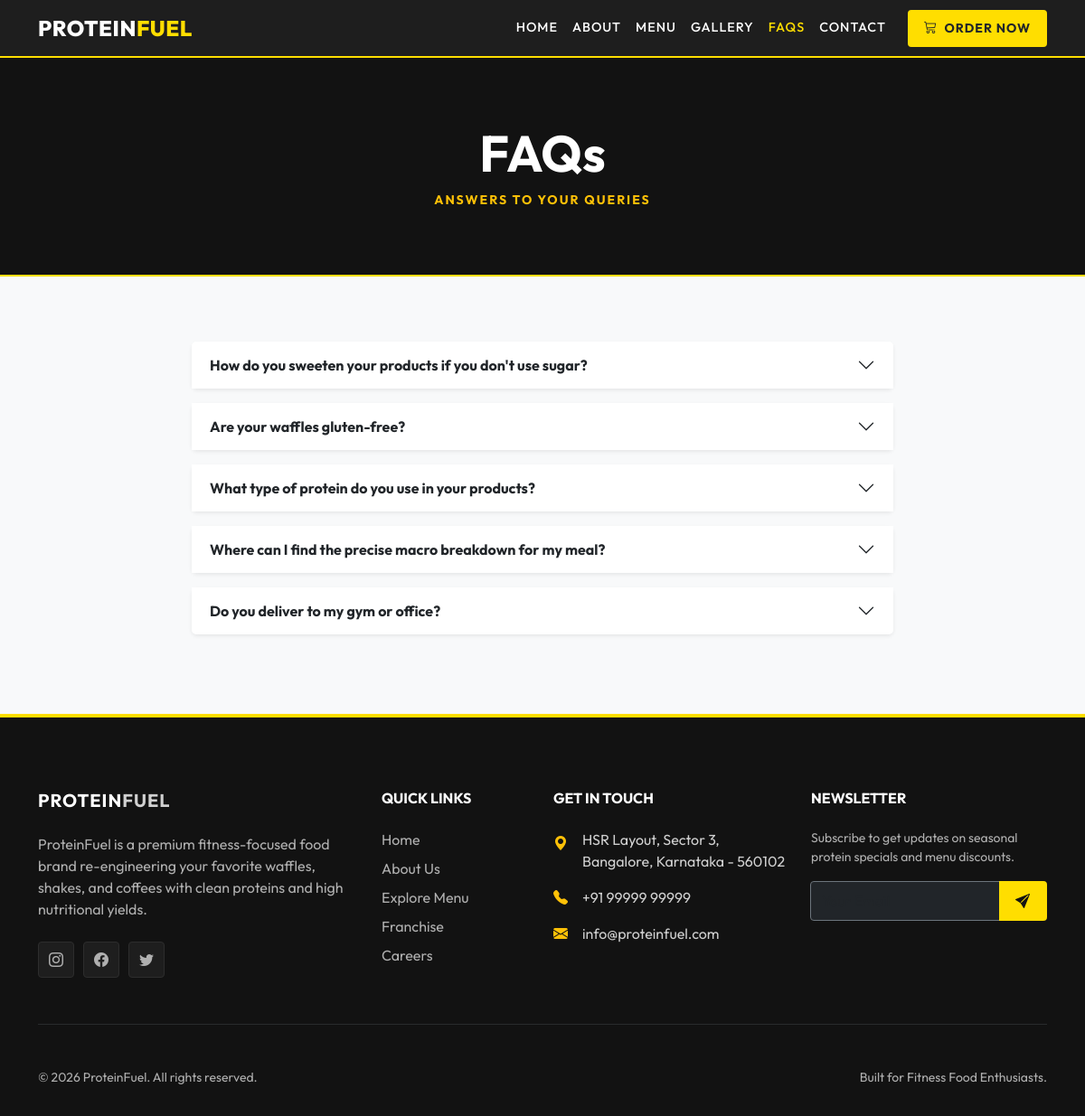
Screenshot of /faq/ with the database file from the repository.
### apps/core/models.py (models this page shows, shortened)
class TimeStampedModel(models.Model):
    created_at = models.DateTimeField(auto_now_add=True)
    updated_at = models.DateTimeField(auto_now=True)
    class Meta:
        abstract = True

class FAQ(TimeStampedModel):
    question = models.CharField(max_length=255)
    answer = models.TextField()
    is_active = models.BooleanField(default=True)
    display_order = models.PositiveIntegerField(default=0)
    class Meta:
        ordering = ['display_order', 'id']
        verbose_name = "FAQ"
        verbose_name_plural = "FAQs"

class SingletonModel(models.Model):
    class Meta:
        abstract = True
    @classmethod
    def load(cls):
        obj, created = cls.objects.get_or_create(pk=1)
        return obj

class SiteSettings(SingletonModel, TimeStampedModel):
    site_name = models.CharField(max_length=100, default="ProteinFuel")
    logo = models.ImageField(upload_to="settings/", null=True, blank=True)
    logo_dark = models.ImageField(upload_to="settings/", null=True, blank=True)
    contact_email = models.EmailField(default="info@proteinfuel.com")
    contact_phone = models.CharField(max_length=20, default="+91 99999 99999")
    contact_address = models.TextField(default="Bangalore, India")
    footer_about = models.TextField(blank=True, default="ProteinFuel sells high protein waffles, shakes, coffees, and snacks to keep you active and fueled.")
    copyright_text = models.CharField(max_length=200, default="© 2026 ProteinFuel. All rights reserved.")
    google_analytics_id = models.CharField(max_length=50, blank=True, null=True, help_text="e.g., G-XXXXXXX")
    meta_title = models.CharField(max_length=100, blank=True, null=True)
    meta_description = models.TextField(blank=True, null=True)
    robots_txt = models.TextField(blank=True, null=True, default="User-agent: *\nAllow: /")
    sitemap_xml = models.TextField(blank=True, null=True)
    class Meta:
        verbose_name = "Site Settings"
        verbose_name_plural = "Site Settings"

class SocialLink(TimeStampedModel):
    platform_name = models.CharField(max_length=50, help_text="e.g. Instagram, Facebook, Twitter")
    url = models.URLField()
    icon_name = models.CharField(max_length=50, help_text="Bootstrap icon class name, e.g. 'instagram'")
    is_active = models.BooleanField(default=True)
    display_order = models.PositiveIntegerField(default=0)
    class Meta:
        ordering = ['display_order', 'id']

### apps/core/views.py (the view)
# urls.py: path('faq/', FAQListView.as_view(), name='faq'),
class FAQListView(TemplateView):
    template_name = 'core/faq.html'
    def get_context_data(self, **kwargs):
        context = super().get_context_data(**kwargs)
        context['faqs'] = FAQ.objects.filter(is_active=True)
        return context

### apps/core/context_processors.py (called while the page is built)
def global_site_settings(request):
    settings = SiteSettings.load()
    social_links = SocialLink.objects.filter(is_active=True)
    header_categories = Category.objects.filter(is_active=True)[:6]
    return {
        'site_settings': settings,
        'social_links': social_links,
        'header_categories': header_categories,
    }

### templates/core/faq.html (shortened to what this page needs)
{% extends 'base.html' %}
{% block content %}
    <section class="section-dark py-5 bg-dark text-center" style="border-bottom: 2px solid var(--primary-yellow);">
        <div class="container py-4">
            <h1 class="display-4 fw-bold text-white mb-2">FAQs</h1>
            <p class="text-warning mb-0 text-uppercase fw-bold small" style="letter-spacing: 2px;">Answers to Your Queries</p>
        </div>
    </section>
    <section class="py-5">
        <div class="container py-4" style="max-width: 800px;">
            <div class="accordion" id="faqAccordionPage">
                {% for faq in faqs %}
                <div class="accordion-item mb-3 border-0 rounded shadow-sm">
                    <h2 class="accordion-header" id="headingPage{{ faq.id }}">
                        <button class="accordion-button collapsed fw-bold text-dark bg-white" type="button" data-bs-toggle="collapse" data-bs-target="#collapsePage{{ faq.id }}" aria-expanded="false" aria-controls="collapsePage{{ faq.id }}">
                            {{ faq.question }}
                        </button>
                    </h2>
                </div>
                {% empty %}
                <div class="col-12 text-center py-5">
                    <p class="text-muted">No FAQs found. Add some questions in the admin dashboard.</p>
                </div>
                {% endfor %}
            </div>
        </div>
    </section>
{% endblock %}

### templates/base.html (shortened to what this page needs)
{% load static %}
<!DOCTYPE html>
<html lang="en">
<head>
    <link href="https://cdn.jsdelivr.net/npm/bootstrap@5.3.0/dist/css/bootstrap.min.css" rel="stylesheet">
    <link rel="stylesheet" href="https://cdn.jsdelivr.net/npm/bootstrap-icons@1.10.5/font/bootstrap-icons.css">
    <link rel="stylesheet" href="{% static 'css/style.css' %}">
</head>
<body>
    <nav class="navbar navbar-expand-lg navbar-dark navbar-custom sticky-top">
        <div class="container">
            <a class="navbar-brand" href="{% url 'core:home' %}">
                {% if site_settings.logo %}
                    <img src="{{ site_settings.logo.url }}" alt="{{ site_settings.site_name }}" height="40">
                {% else %}
                    PROTEIN<span>FUEL</span>
                {% endif %}
            </a>
            <div class="collapse navbar-collapse" id="navbarNav">
                <ul class="navbar-nav ms-auto align-items-lg-center">
                    <li class="nav-item">
                        <a class="nav-link {% if request.resolver_match.url_name == 'home' %}active{% endif %}" href="{% url 'core:home' %}">Home</a>
                    </li>
                    <li class="nav-item">
                        <a class="nav-link {% if request.resolver_match.url_name == 'about' %}active{% endif %}" href="{% url 'core:about' %}">About</a>
                    </li>
                    <li class="nav-item">
                        <a class="nav-link {% if request.resolver_match.app_name == 'catalog' %}active{% endif %}" href="{% url 'catalog:product_list' %}">Menu</a>
                    </li>
                    <li class="nav-item">
                        <a class="nav-link {% if request.resolver_match.url_name == 'gallery' %}active{% endif %}" href="{% url 'core:gallery' %}">Gallery</a>
                    </li>
                    <li class="nav-item">
                        <a class="nav-link {% if request.resolver_match.url_name == 'faq' %}active{% endif %}" href="{% url 'core:faq' %}">FAQs</a>
                    </li>
                    <li class="nav-item">
                        <a class="nav-link {% if request.resolver_match.url_name == 'contact' %}active{% endif %}" href="{% url 'core:contact' %}">Contact</a>
                    </li>
                    <li class="nav-item ms-lg-3 mt-2 mt-lg-0">
                        <a class="btn btn-yellow btn-sm py-2 px-3 text-dark font-weight-bold" href="{% url 'catalog:product_list' %}">
                            <i class="bi bi-cart3 me-1"></i> Order Now
                        </a>
                    </li>
                </ul>
            </div>
        </div>
    </nav>
    <main>
        {% block content %}{% endblock %}
    </main>
    <footer class="footer-custom">
        <div class="container">
            <div class="row g-4">
                <div class="col-lg-4 col-md-6">
                    <h5 class="text-uppercase fw-bold mb-4" style="letter-spacing: 1px;">
                        PROTEIN<span style="color: var(--primary-yellow);">FUEL</span>
                    </h5>
                    <p class="text-muted mb-4">
                        {{ site_settings.footer_about }}
                    </p>
                    <div class="d-flex">
                        {% for link in social_links %}
                        <a href="{{ link.url }}" class="footer-social-icon" target="_blank" title="{{ link.platform_name }}">
                            <i class="bi bi-{{ link.icon_name }}"></i>
                        </a>
                        {% endfor %}
                    </div>
                </div>
                <div class="col-lg-2 col-md-6 ms-lg-auto">
                    <h6 class="text-uppercase fw-bold mb-4">Quick Links</h6>
                    <ul class="list-unstyled">
                        <li class="mb-2"><a href="{% url 'core:home' %}">Home</a></li>
                        <li class="mb-2"><a href="{% url 'core:about' %}">About Us</a></li>
                        <li class="mb-2"><a href="{% url 'catalog:product_list' %}">Explore Menu</a></li>
                        <li class="mb-2"><a href="{% url 'core:franchise' %}">Franchise</a></li>
                        <li class="mb-2"><a href="{% url 'core:careers' %}">Careers</a></li>
                    </ul>
                </div>
                <div class="col-lg-3 col-md-6">
                    <h6 class="text-uppercase fw-bold mb-4">Get In Touch</h6>
                    <ul class="list-unstyled text-muted">
                        <li class="mb-3 d-flex align-items-start">
                            <i class="bi bi-geo-alt-fill text-warning me-3 mt-1"></i>
                            <span>{{ site_settings.contact_address }}</span>
                        </li>
                        <li class="mb-3 d-flex align-items-center">
                            <i class="bi bi-telephone-fill text-warning me-3"></i>
                            <span>{{ site_settings.contact_phone }}</span>
                        </li>
                        <li class="mb-3 d-flex align-items-center">
                            <i class="bi bi-envelope-fill text-warning me-3"></i>
                            <span>{{ site_settings.contact_email }}</span>
                        </li>
                    </ul>
                </div>
                <div class="col-lg-3 col-md-6">
                    <h6 class="text-uppercase fw-bold mb-4">Newsletter</h6>
                    <p class="text-muted small mb-3">Subscribe to get updates on seasonal protein specials and menu discounts.</p>
                    <form id="newsletter-form" class="input-group">
                        <input type="email" name="email" class="form-control bg-dark border-secondary text-white" placeholder="Your Email" required style="border-radius: 4px 0 0 4px;">
                        <button type="submit" class="btn btn-yellow" style="border-radius: 0 4px 4px 0; padding: 0.5rem 1rem;">
                            <i class="bi bi-send-fill"></i>
                        </button>
                    </form>
                </div>
            </div>
            <hr class="my-5 border-secondary">
            <div class="row align-items-center">
                <div class="col-md-6 text-center text-md-start text-muted small">
                    {{ site_settings.copyright_text }}
                </div>
                <div class="col-md-6 text-center text-md-end text-muted small mt-2 mt-md-0">
                    Built for Fitness Food Enthusiasts.
                </div>
            </div>
        </div>
    </footer>
</body>
</html>

### static/css/style.css (style rules this page uses)
:root { --primary-yellow: #FFDE00; --primary-yellow-hover: #E5C700; --dark-bg: #121212; --dark-card: #1E1E1E; --dark-border: #2D2D2D; --text-muted: #A0A0A0; --light-bg: #F8F9FA; --light-card: #FFFFFF; --light-border: #E5E5E5; --font-outfit: 'Outfit', sans-serif; --transition-smooth: all 0.3s cubic-bezier(0.4, 0, 0.2, 1); }
body { font-family: var(--font-outfit); background-color: var(--light-bg); color: var(--dark-bg); overflow-x: hidden; }
.section-dark { background-color: var(--dark-bg) !important; color: #ffffff !important; }
.navbar-custom { background-color: rgba(18, 18, 18, 0.95) !important; backdrop-filter: blur(10px); border-bottom: 2px solid var(--primary-yellow); transition: var(--transition-smooth); }
.navbar-custom .nav-link { color: #ffffff !important; font-weight: 500; text-transform: uppercase; font-size: 0.9rem; letter-spacing: 1px; transition: var(--transition-smooth); padding: 0.5rem 1rem; }
.navbar-custom .nav-link:hover, .navbar-custom .nav-link.active { color: var(--primary-yellow) !important; }
.navbar-custom .navbar-brand { font-weight: 800; font-size: 1.5rem; color: #ffffff !important; letter-spacing: 0.5px; }
.navbar-custom .navbar-brand span { color: var(--primary-yellow); }
.btn-yellow { background-color: var(--primary-yellow); color: var(--dark-bg); font-weight: 700; text-transform: uppercase; letter-spacing: 1px; border: 2px solid var(--primary-yellow); border-radius: 4px; padding: 0.75rem 1.75rem; transition: var(--transition-smooth); }
.footer-custom { background-color: var(--dark-bg); color: #ffffff !important; border-top: 4px solid var(--primary-yellow); padding: 5rem 0 2rem; }
.footer-custom h5, .footer-custom h6, .footer-custom strong { color: #ffffff !important; }
.footer-custom p, .footer-custom span, .footer-custom li { color: #d0d0d0 !important; }
.footer-custom .text-muted { color: #b0b0b0 !important; }
.footer-custom a { color: #b0b0b0 !important; text-decoration: none; transition: var(--transition-smooth); }
.footer-social-icon { display: inline-flex; align-items: center; justify-content: center; width: 40px; height: 40px; border-radius: 4px; background-color: var(--dark-card); color: #ffffff !important; border: 1px solid var(--dark-border); margin-right: 10px; transition: var(--transition-smooth); }

### rows the page displays
FAQ: question "How do you sweeten your products if you don't use sugar?"
FAQ: question "Are your waffles gluten-free?"
FAQ: question "What type of protein do you use in your products?"
FAQ: question "Where can I find the precise macro breakdown for my meal?"
FAQ: question "Do you deliver to my gym or office?"
SiteSettings: footer_about "ProteinFuel is a premium fitness-focused food brand re-engineering your favorite waffles, shakes, and coffees with clean proteins and high nutritional yields.", contact_address "HSR Layout, Sector 3, Bangalore, Karnataka - 560102", contact_phone "+91 99999 99999", contact_email "info@proteinfuel.com", copyright_text "© 2026 ProteinFuel. All rights reserved."
